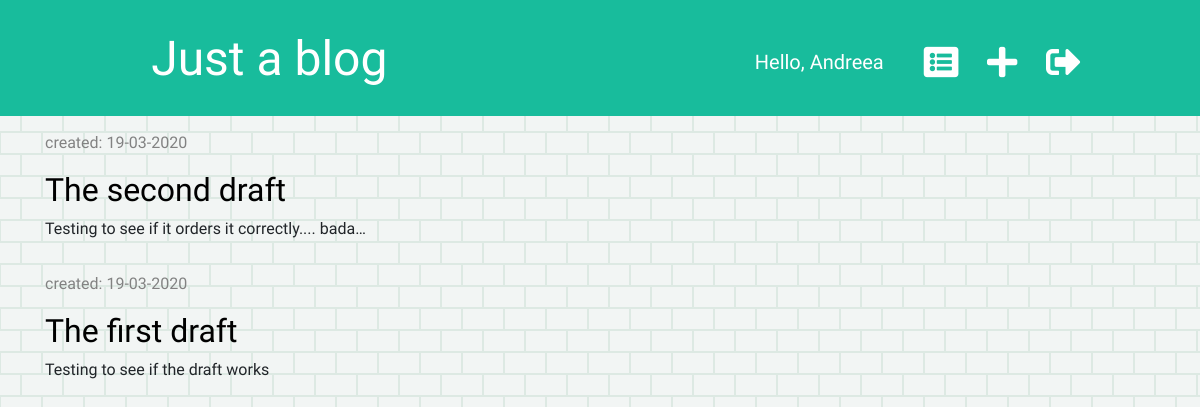
Page /drafts/ (signed in) on the earlier database version.
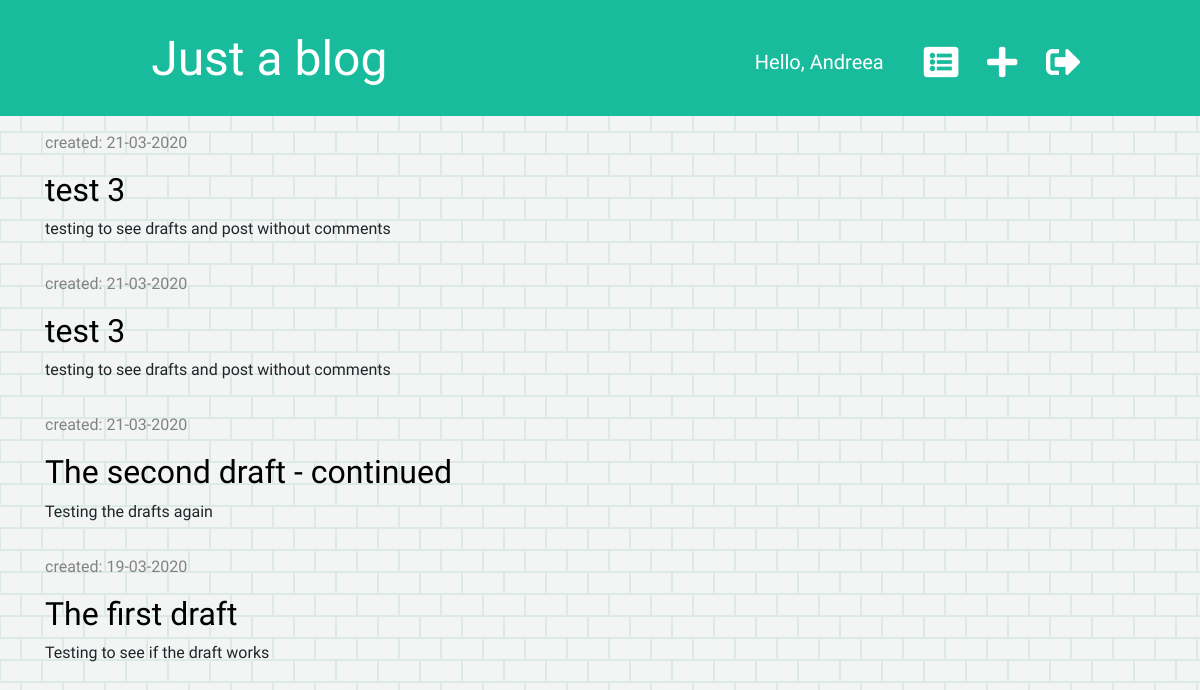
Same page on the later database version.
### blog/models.py (models this page shows, shortened)
class Post(models.Model):
    author = models.ForeignKey('auth.User', on_delete=models.CASCADE)
    title = models.CharField(max_length=200)
    text = models.TextField()
    created_date = models.DateTimeField(default=timezone.now)
    published_date = models.DateTimeField(blank=True, null=True)

### blog/views.py (the view)
# urls.py: path('drafts/', views.post_draft_list, name='post_draft_list'),
@login_required
def post_draft_list(request):
    posts = Post.objects.filter(published_date__isnull=True).order_by('-created_date')
    stuff_for_frontend = {'posts': posts}
    return render(request, 'blog/post_draft_list.html', stuff_for_frontend)

### blog/templates/blog/post_draft_list.html (shortened to what this page needs)
{% extends 'blog/base.html'%}
{% block content %}
    {% for post in posts %}
        <div class="post">
            <p class="date">created: {{ post.created_date|date:'d-m-Y' }}</p>
            <h2><a href="{% url 'post_detail' pk=post.pk %}">{{ post.title }}</a></h2>
            <p>{{ post.text|truncatechars:50 }}</p>
        </div>
    {% endfor %}
{% endblock %}

Differences in the rows shown:
no longer on this page (row edited): Post: created_date "19-03-2020", title "The second draft", text "Testing to see if it orders it correctly.... bada…"
added Post: created_date "21-03-2020", title "test 3", text "testing to see drafts and post without comments"
added Post: created_date "21-03-2020", title "test 3", text "testing to see drafts and post without comments"
added Post: created_date "21-03-2020", title "The second draft - continued", text "Testing the drafts again"
